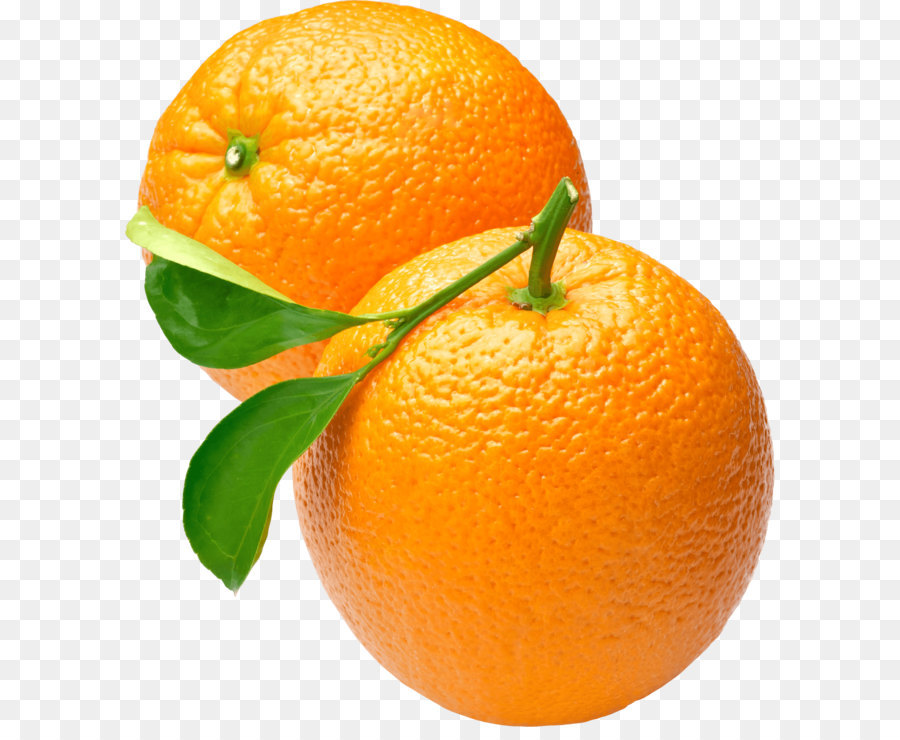
%> input picture jeruk.jpg, 900 x 740 px
$ octave 'Boundary Extraction.m'   (GNU Octave 9; MATLAB toolbox functions it lacks are replaced by stand-ins)
%> lines starting %> are read from the running program, lines starting %| are printed output that depends on the picture
%Boundary Extraction
Img = imread('jeruk.jpg');
%> Img is the input picture: size 740x900x3 uint8; mean R, G, B 235.4, 199.6, 143.9
I = double(rgb2gray(Img));
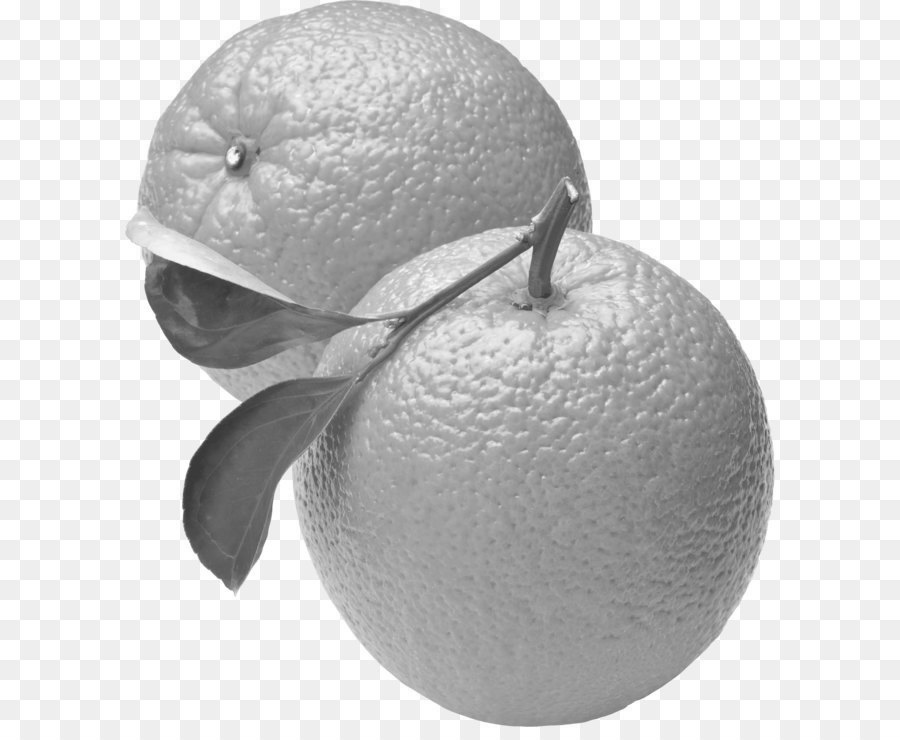
%> I: size 740x900 double; min 53, max 255, mean 204
dlx = [-1 0 1];
dly = [-1 0 1];
Ix = conv2(I,dlx,'same');
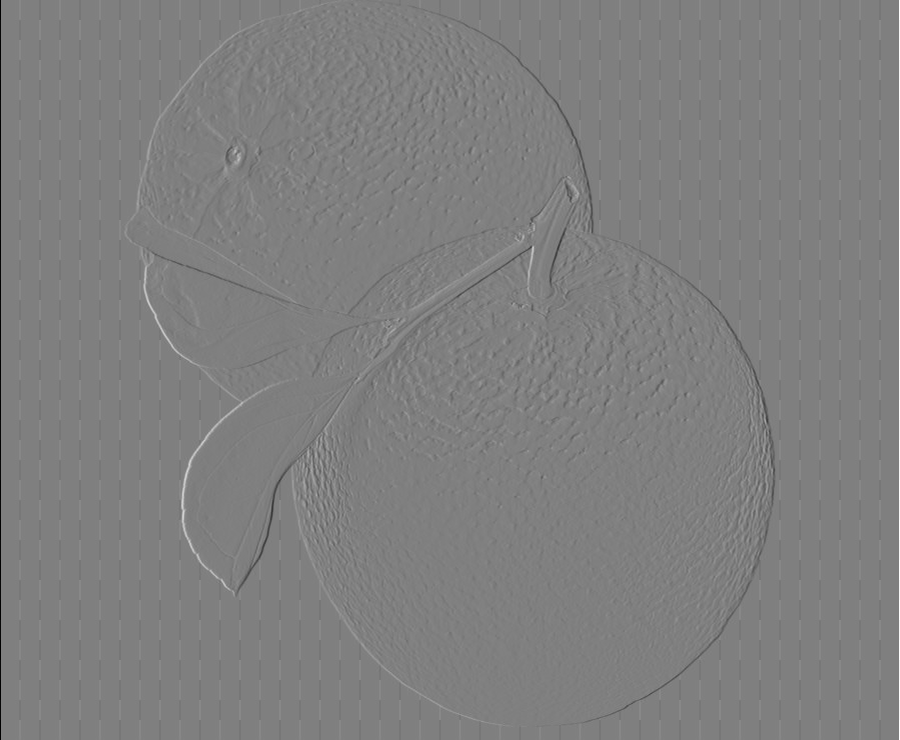
%> Ix: size 740x900 double; min -255, max 255, mean 0; drawn with min black and max white
Iy = conv2(I,dly,'same');
J = sqrt((Ix.^2)+(Iy.^2));
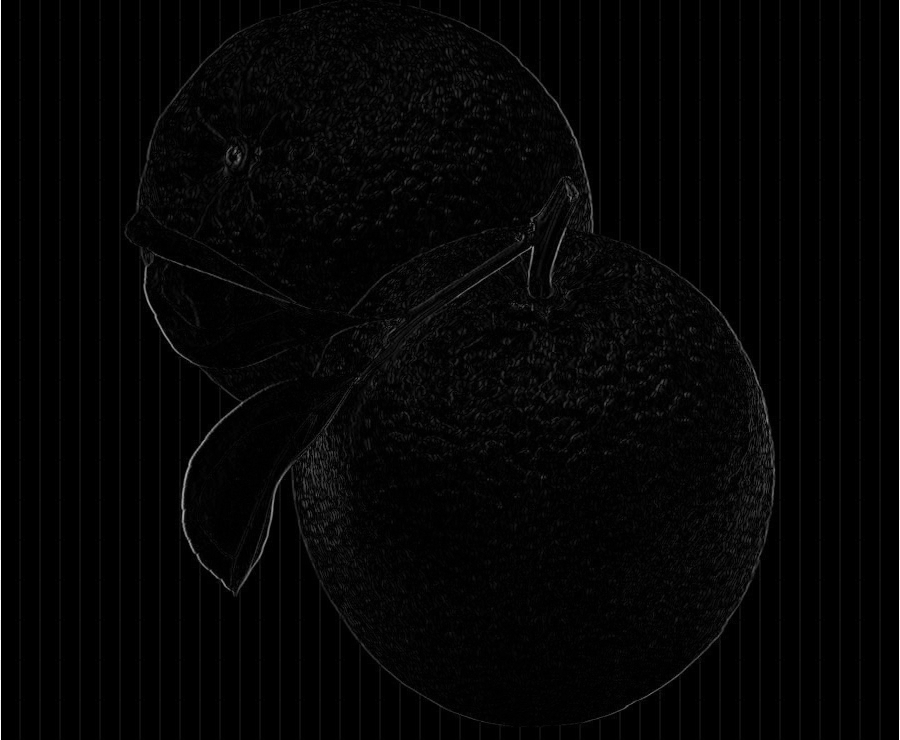
%> J: size 740x900 double; min 0, max 360.6, mean 7.2; drawn with min black and max white
figure, imshow(J,[]), title('BoundaryExtraction');
